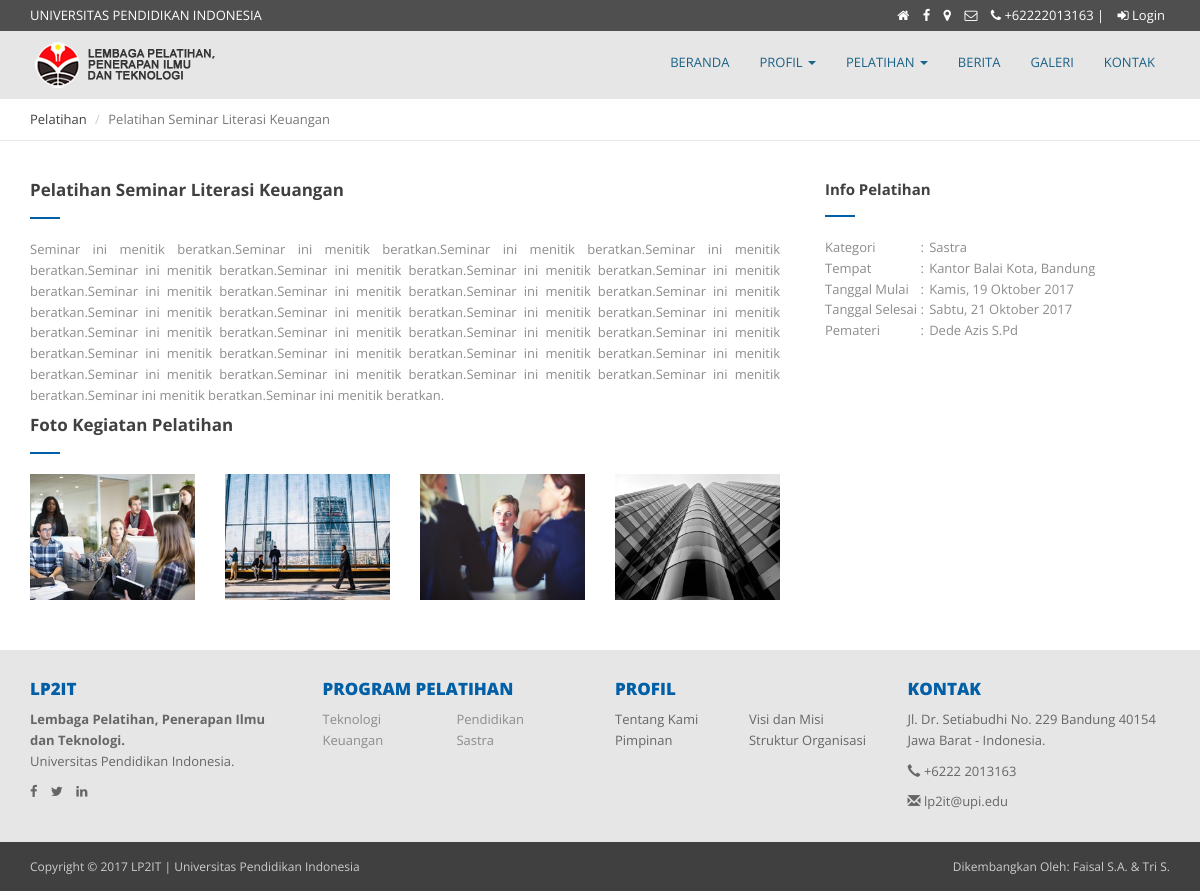
The app's page /Pelatihan/view/1 with its own data.
### tables this page shows
CREATE TABLE `tb_pelatihan` (
  `id` int(11) NOT NULL,
  `nama` varchar(255) NOT NULL,
  `kategori` varchar(255) NOT NULL,
  `tempat` varchar(255) NOT NULL,
  `pemateri` varchar(255) NOT NULL,
  `start` date NOT NULL,
  `end` date NOT NULL,
  `path` varchar(255) NOT NULL,
  `stats` tinyint(1) NOT NULL DEFAULT '0',
  `keterangan` text NOT NULL
);

### application/controllers/Pelatihan.php (called while the page is built, shortened)
<?php
class Pelatihan extends CI_Controller {
	public function tanggal_indo($tanggal, $cetak_hari = false){
		$hari = array ( 1 =>    'Senin',
					'Selasa',
					'Rabu',
					'Kamis',
					'Jumat',
					'Sabtu',
					'Minggu'
				);
		$bulan = array (1 =>   'Januari',
					'Februari',
					'Maret',
					'April',
					'Mei',
					'Juni',
					'Juli',
					'Agustus',
					'September',
					'Oktober',
					'November',
					'Desember'
				);
		$split 	  = explode('-', $tanggal);
		$tgl_indo = $split[2] . ' ' . $bulan[ (int)$split[1] ] . ' ' . $split[0];
		if ($cetak_hari) {
			$num = date('N', strtotime($tanggal));
			return $hari[$num] . ', ' . $tgl_indo;
		}
		return $tgl_indo;
	}
	public function view($id){
		$data['allp'] = $this->ModelPelatihan->selectAll(6)->result_array();
		$data['training'] = $this->ModelPelatihan->selectById($id)->row_array();
		$data['training']['start'] = $this->tanggal_indo($data['training']['start'],true);
		$data['training']['end'] = $this->tanggal_indo($data['training']['end'],true);
		$this->load->view('templates/header',$data);
		$this->load->view('pelatihan',$data);
		$this->load->view('templates/footer',$data);
	}
}

### index.php (called while the page is built, shortened)
<?php
require_once BASEPATH.'core/CodeIgniter.php';

### application/models/ModelPelatihan.php (called while the page is built, shortened)
<?php
class ModelPelatihan extends CI_Model {
	public $tableName;
	public function __construct(){
		$this->tableName = "tb_pelatihan";
	}
	public function selectAll($from=0,$offset=0){
		$this->db->select('*');
		$this->db->from($this->tableName);
		$this->db->order_by('id','DESC');
		$this->db->limit($from,$offset);
		return $this->db->get();
	}
	public function selectById($id){
		$this->db->select('*');
		$this->db->from($this->tableName);
		$this->db->where('id',$id);
		return $this->db->get();
	}
}

### application/views/pelatihan.php (the view)
<div class="bread_area">
    <div class="container">
        <div class="row">
            <div class="col-sm-12">
                <ol class="breadcrumb">
                    <li><a href="#">Pelatihan</a></li>
                    <li class="active"><?php echo "Pelatihan ".$training['nama']; ?></li>
                </ol>
            </div>
        </div>
    </div>
</div>
<main class="site-main page-main">
    <div class="container">
        <div class="row">
            <section class="page col-sm-8">
                <h2 class="page-title"><?php echo "Pelatihan ".$training['nama']; ?></h2>
                <div class="entry text-justify">
                    <?php echo $training['keterangan']; ?>
                </div>
            </section>
            <aside class="sidebar col-sm-4">
                <div class="widget">
                    <h4>Info Pelatihan</h4>
                    <table style="margin-left: 15px;">
                        <tr  style="vertical-align: top;">
                            <td style="width: 30%;">Kategori&nbsp;</td>
                            <td>:&nbsp;</td>
                            <td><?php echo $training['kategori']; ?></td>
                        </tr>
                        <tr style="vertical-align: top;">
                            <td>Tempat&nbsp;</td>
                            <td>:&nbsp;</td>
                            <td><?php echo $training['tempat']; ?></td>
                        </tr>
                        <tr style="vertical-align: top;">
                            <td>Tanggal Mulai&nbsp;</td>
                            <td>:&nbsp;</td>
                            <td><?php echo $training['start']; ?></td>
                        </tr>
                        <tr style="vertical-align: top;">
                            <td>Tanggal Selesai&nbsp;</td>
                            <td>:&nbsp;</td>
                            <td><?php echo $training['end']; ?></td>
                        </tr>
                        <tr style="vertical-align: top;">
                            <td>Pemateri&nbsp;</td>
                            <td>:&nbsp;</td>
                            <td><?php echo $training['pemateri']; ?></td>
                        </tr>
                    </table>
                </div>
            </aside>
        </div>
        <div class="row">
            <div class="col-lg-8 col-md-8 contact-wthree2">
                <h2 class="category-title">Foto Kegiatan Pelatihan</h2>
                <div class="row">
                    <div class="col-md-3 col-sm-6" style="margin-bottom: 20px;">
                        <div class="text-center">
                            <a href="<?php echo base_url(); ?>assets/img/h1.jpeg" class="zoom"><img src="<?php echo base_url(); ?>assets/img/h1.jpeg" class="img-responsive rounded" alt="..."></a>
                        </div>
                    </div>
                    <div class="col-md-3 col-sm-6" style="margin-bottom: 20px;">
                        <div class="text-center">
                            <a href="<?php echo base_url(); ?>assets/img/h2.jpg" class="zoom"><img src="<?php echo base_url(); ?>assets/img/h2.jpg" class="img-responsive rounded" alt="..."></a>
                        </div>
                    </div>
                    <div class="col-md-3 col-sm-6" style="margin-bottom: 20px;">
                        <div class="text-center">
                            <a href="<?php echo base_url(); ?>assets/img/h3.jpeg" class="zoom"><img src="<?php echo base_url(); ?>assets/img/h3.jpeg" class="img-responsive rounded" alt="..."></a>
                        </div>
                    </div>
                    <div class="col-md-3 col-sm-6" style="margin-bottom: 20px;">
                        <div class="text-center">
                            <a href="<?php echo base_url(); ?>assets/img/h4.jpeg" class="zoom"><img src="<?php echo base_url(); ?>assets/img/h4.jpeg" class="img-responsive rounded" alt="..."></a>
                        </div>
                    </div>
                </div>
            </div>
        </div>
    </div>
</main>

### assets/style.css (style rules this page uses)
* { outline:none; }
html, body { height: 100%; }
body { font-family: 'Open Sans', sans-serif;font-size: 13px;line-height: 1.6;color: #8c8c8c;background-color: #fff; }
h1, h2, h3, h4, h5, h6 { font-family: 'Open Sans', sans-serif; }
a { color: #404040; }
.bread_area { border-bottom: 1px solid #e7e7e7;padding: 10px 0;margin-bottom: 40px; }
.breadcrumb { margin: 0;background: #fff;padding: 0; }
.page-main { float: left;width: 100%;background-color: #fff;margin-bottom: 30px; }
.widget h4,h2.page-title, h2.category-title { position: relative;margin-top: 0;padding-bottom: 20px;margin-bottom: 20px;font-size: 17px;font-weight: 700;color: #404040;width: 100%; }
.widget h4 { font-size: 15px;margin-left: 15px; }
.widget h4:after,h2.page-title:after, h2.category-title:after { content: '';position: absolute;width: 30px;background-color: #005FA6;height: 2px;left: 0;bottom: 0; }
.widget { margin-bottom: 30px; }

### records on screen
tb_pelatihan: nama "Seminar Literasi Keuangan", keterangan "Seminar ini menitik beratkan.Seminar ini menitik beratkan.Seminar ini menitik beratkan.Seminar ini menitik beratkan.Seminar ini menitik beratkan.Seminar ini menitik beratkan.Seminar ini menitik beratkan.Seminar ini menitik beratkan.Seminar ini menitik beratkan.Seminar ini menitik beratkan.Seminar ini menitik beratkan.Seminar ini menitik beratkan.Seminar ini menitik beratkan.Seminar ini menitik beratkan.Seminar ini menitik beratkan.Seminar ini menitik beratkan.Seminar ini menitik beratkan.Seminar ini menitik beratkan.Seminar ini menitik beratkan.Seminar ini menitik beratkan.Seminar ini menitik beratkan.Seminar ini menitik beratkan.Seminar ini menitik beratkan.Seminar ini menitik…", kategori "Sastra", tempat "Kantor Balai Kota, Bandung", pemateri "Dede Azis S.Pd"

### other values on screen
$training['start'] "Kamis, 19 Oktober 2017"
$training['end'] "Sabtu, 21 Oktober 2017"
